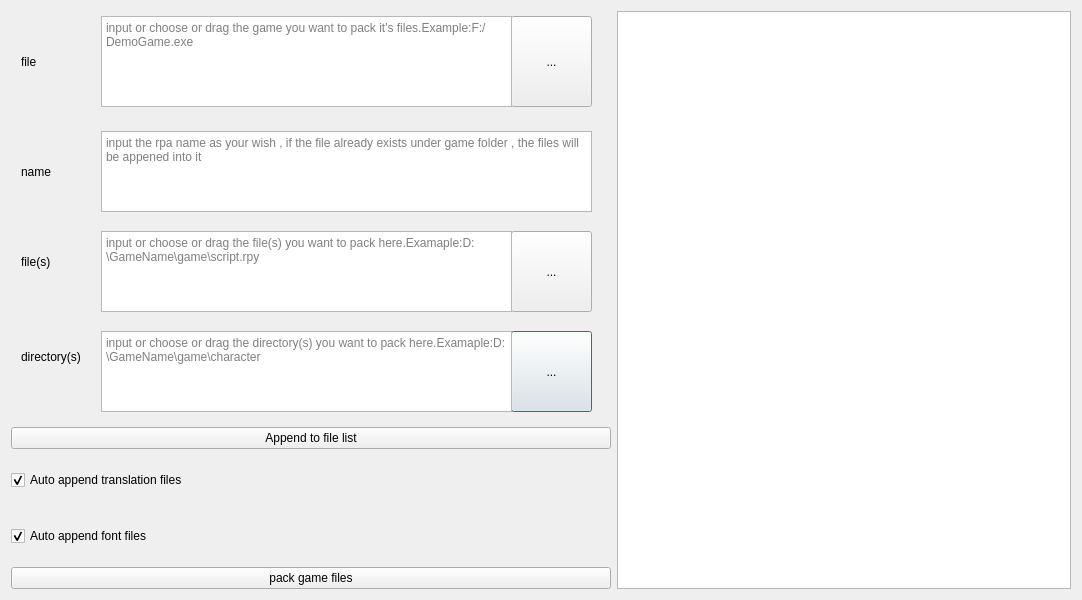
<?xml version="1.0" encoding="UTF-8"?>
<ui version="4.0">
 <class>PackGameDialog</class>
 <widget class="QDialog" name="PackGameDialog">
  <property name="geometry">
   <rect>
    <x>0</x>
    <y>0</y>
    <width>1082</width>
    <height>592</height>
   </rect>
  </property>
  <property name="windowTitle">
   <string>Pack game files into rpa package</string>
  </property>
  <layout class="QGridLayout" name="gridLayout">
   <item row="0" column="0">
    <widget class="QWidget" name="widget" native="true">
     <property name="minimumSize">
      <size>
       <width>600</width>
       <height>410</height>
      </size>
     </property>
     <widget class="QLabel" name="label">
      <property name="geometry">
       <rect>
        <x>10</x>
        <y>20</y>
        <width>71</width>
        <height>61</height>
       </rect>
      </property>
      <property name="text">
       <string>file</string>
      </property>
      <property name="wordWrap">
       <bool>true</bool>
      </property>
     </widget>
     <widget class="QPushButton" name="selectDirsBtn">
      <property name="geometry">
       <rect>
        <x>500</x>
        <y>320</y>
        <width>81</width>
        <height>81</height>
       </rect>
      </property>
      <property name="text">
       <string notr="true">...</string>
      </property>
     </widget>
     <widget class="QLabel" name="label_13">
      <property name="geometry">
       <rect>
        <x>10</x>
        <y>330</y>
        <width>81</width>
        <height>31</height>
       </rect>
      </property>
      <property name="text">
       <string>directory(s)</string>
      </property>
      <property name="wordWrap">
       <bool>true</bool>
      </property>
     </widget>
     <widget class="QLabel" name="label_5">
      <property name="geometry">
       <rect>
        <x>10</x>
        <y>235</y>
        <width>71</width>
        <height>31</height>
       </rect>
      </property>
      <property name="text">
       <string>file(s)</string>
      </property>
      <property name="wordWrap">
       <bool>true</bool>
      </property>
     </widget>
     <widget class="QLabel" name="label_8">
      <property name="geometry">
       <rect>
        <x>10</x>
        <y>130</y>
        <width>61</width>
        <height>61</height>
       </rect>
      </property>
      <property name="text">
       <string>name</string>
      </property>
      <property name="wordWrap">
       <bool>true</bool>
      </property>
     </widget>
     <widget class="QPushButton" name="selectFilesBtn">
      <property name="geometry">
       <rect>
        <x>500</x>
        <y>220</y>
        <width>81</width>
        <height>81</height>
       </rect>
      </property>
      <property name="text">
       <string notr="true">...</string>
      </property>
     </widget>
     <widget class="QTextEdit" name="selectDirsText">
      <property name="geometry">
       <rect>
        <x>90</x>
        <y>320</y>
        <width>411</width>
        <height>81</height>
       </rect>
      </property>
      <property name="toolTip">
       <string/>
      </property>
      <property name="placeholderText">
       <string>input or choose or drag the directory(s) you want to pack here.Examaple:D:\GameName\game\character</string>
      </property>
     </widget>
     <widget class="QPushButton" name="selectFileBtn">
      <property name="geometry">
       <rect>
        <x>500</x>
        <y>5</y>
        <width>81</width>
        <height>91</height>
       </rect>
      </property>
      <property name="text">
       <string notr="true">...</string>
      </property>
     </widget>
     <widget class="QTextEdit" name="selectFileText">
      <property name="geometry">
       <rect>
        <x>90</x>
        <y>5</y>
        <width>411</width>
        <height>91</height>
       </rect>
      </property>
      <property name="toolTip">
       <string/>
      </property>
      <property name="placeholderText">
       <string>input or choose or drag the game you want to pack it's files.Example:F:/DemoGame.exe</string>
      </property>
     </widget>
     <widget class="QTextEdit" name="packageNameText">
      <property name="geometry">
       <rect>
        <x>90</x>
        <y>120</y>
        <width>491</width>
        <height>81</height>
       </rect>
      </property>
      <property name="placeholderText">
       <string>input the rpa name as your wish , if the file already exists under game folder , the files will be appened into it</string>
      </property>
     </widget>
     <widget class="QTextEdit" name="selectFilesText">
      <property name="geometry">
       <rect>
        <x>90</x>
        <y>220</y>
        <width>411</width>
        <height>81</height>
       </rect>
      </property>
      <property name="toolTip">
       <string/>
      </property>
      <property name="placeholderText">
       <string>input or choose or drag the file(s) you want to pack here.Examaple:D:\GameName\game\script.rpy</string>
      </property>
     </widget>
    </widget>
   </item>
   <item row="0" column="1" rowspan="5">
    <widget class="QListView" name="listView"/>
   </item>
   <item row="1" column="0">
    <widget class="QPushButton" name="appendButton">
     <property name="text">
      <string>Append to file list</string>
     </property>
    </widget>
   </item>
   <item row="2" column="0">
    <widget class="QCheckBox" name="autoCopyTranslationCheckBox">
     <property name="minimumSize">
      <size>
       <width>0</width>
       <height>50</height>
      </size>
     </property>
     <property name="text">
      <string>Auto append translation files</string>
     </property>
     <property name="checked">
      <bool>true</bool>
     </property>
    </widget>
   </item>
   <item row="3" column="0">
    <widget class="QCheckBox" name="autoCopyFontCheckBox">
     <property name="minimumSize">
      <size>
       <width>0</width>
       <height>50</height>
      </size>
     </property>
     <property name="text">
      <string>Auto append font files</string>
     </property>
     <property name="checked">
      <bool>true</bool>
     </property>
    </widget>
   </item>
   <item row="4" column="0">
    <widget class="QPushButton" name="packBtn">
     <property name="text">
      <string>pack game files</string>
     </property>
    </widget>
   </item>
  </layout>
 </widget>
 <resources/>
 <connections/>
</ui>
